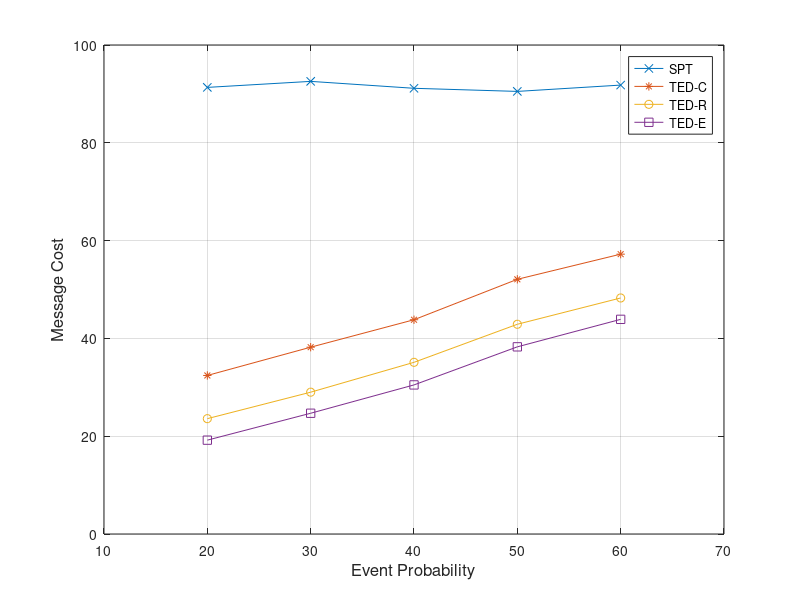

Write MATLAB code to recreate this figure.
x=[20 30 40 50 60]
y=[	91.332	92.562	91.147	90.51	91.803	]
y1=[	32.421	38.202	43.817	52.086	57.229	]
y2=[	23.587	29.002	35.109	42.892	48.268	]
y3=[	19.193	24.695	30.489	38.275	43.898	]
plot(x, y, '-x', x, y1, '-*', x, y2, '-o', x, y3, '-s')
axis([10 70 0 100])
xlabel('Event Probability', 'fontsize',12)
ylabel('Message Cost','fontsize',12)
legend('SPT', 'TED-C', 'TED-R', 'TED-E', 'Location', 'Best')
%set(h, 'Box', 'on')
grid on
